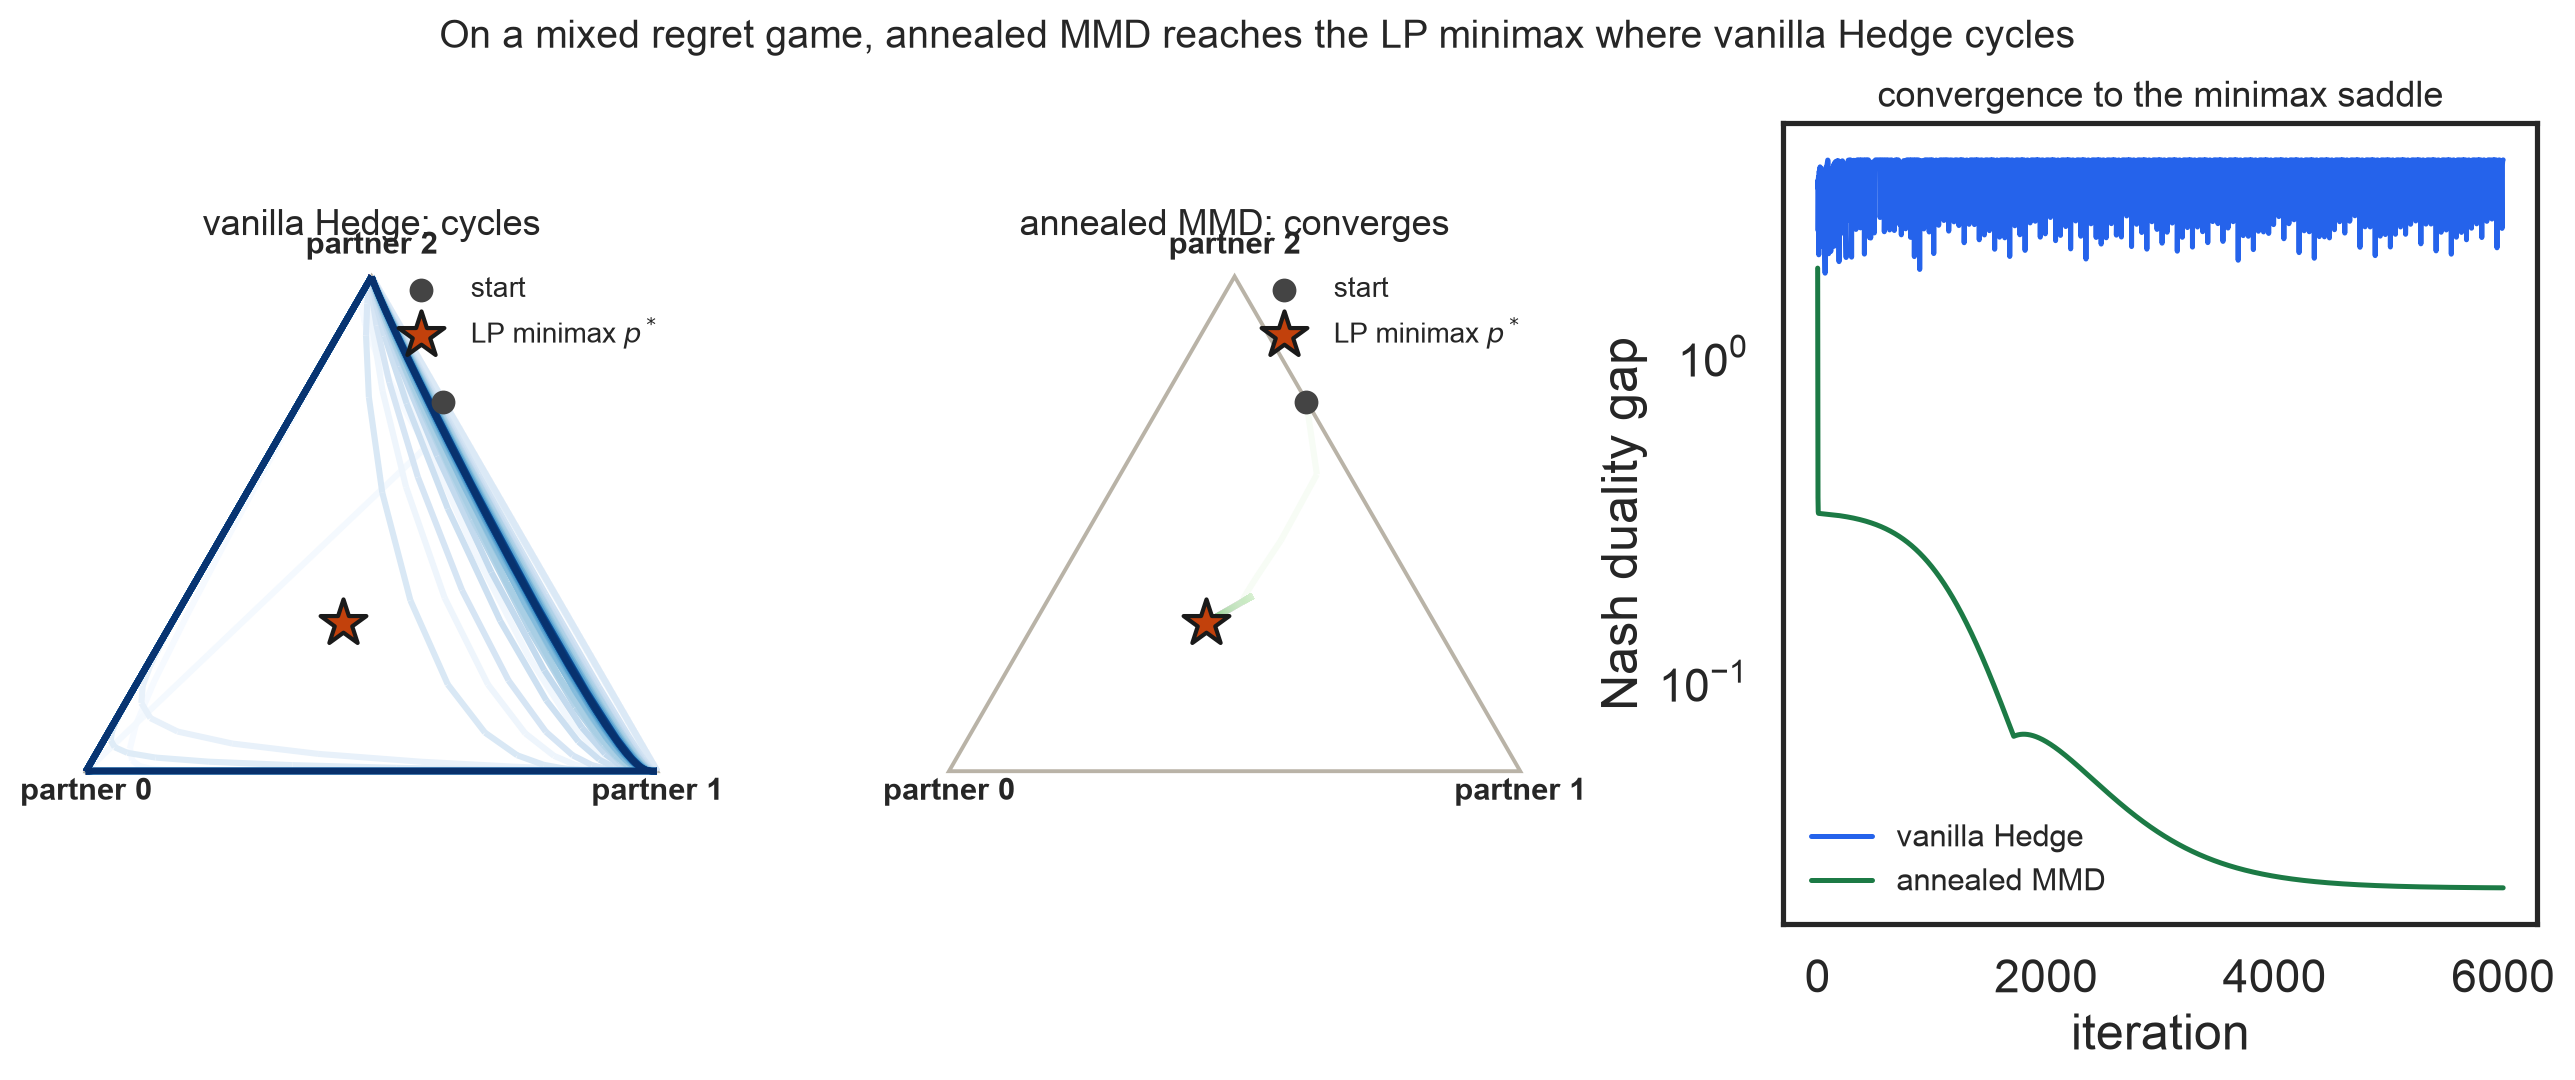

Write the Python code that produced this figure.
"""Eugene 6/11: solve the easy problem first.

Freeze the antagonist so the partner game is a 2-player zero-sum game (student
mix vs generator over partners, payoff = clipped regret), plot the learning
dynamics on the 2-simplex, and check whether they converge to the minimax point
or shoot around. Two dynamics, one MMD update (Sokota-Lanctot magnetic mirror
descent): entropy magnet toward uniform + KL to the previous step, both annealed.
  - alpha = 0            -> vanilla Hedge (cycles around the boundary forever).
  - alpha annealed to ~0 -> converges to the exact LP minimax point.

NOTE: the original ran on the real 5-partner Overcooked cross-play matrix
(topology_corrected.json), which lived on a working machine that was wiped. The
scientific point (MMD converges where Hedge cycles on a MIXED regret game) is
reproduced here on a self-contained illustrative 3-partner regret matrix; the LP
minimax below is the ground truth the annealed dynamics must reach.

  uv run --with numpy,scipy,matplotlib python mmd_simplex_toy.py
"""
from __future__ import annotations

import json
from pathlib import Path

import numpy as np

from minimax_regret import solve_minimax_regret, total_variation

OUT = Path(__file__).parent

# illustrative 3-partner regret game with a genuinely MIXED minimax saddle
# (cyclic, asymmetric magnitudes -> non-uniform p*). Rows = students, cols = partners.
# zero diagonal reads as student i being the best response to partner i
# the asymmetry is what puts the anneal under test. a uniform p* would be reached by
# MMD's uniform magnet alone with alpha pinned high
REG = np.array([
    [0.0, 4.0, 4.0],
    [3.0, 0.0, 4.0],
    [3.0, 4.0, 0.0],
])


def duality_gap(M, x, p):
    # generator's best pure reply minus the student's, so this is 0 only at a saddle
    # M comes in unnormalized here, so the number reads against game_value
    return float((M.T @ x).max() - (M @ p).min())


def mmd(M, T, eta, alpha0, alpha_min, half_life, seed=0):
    """Entropy-regularized mirror descent (magnet = uniform), temperature annealed
    alpha0 -> alpha_min. Payoff normalized so eta is scale-free."""
    # normalizing puts the payoff at or below 1 so eta means the same on any regret scale
    # the epsilon covers an all-zero regret matrix
    Mn = M / (M.max() + 1e-9)
    ns, nl = M.shape
    rng = np.random.default_rng(seed)
    # Dirichlet(1) is uniform over the simplex so the start favors neither p* nor the magnet
    x = rng.dirichlet(np.ones(ns)); p = rng.dirichlet(np.ones(nl))
    xs, ps, gaps = [x.copy()], [p.copy()], []
    for t in range(T):
        # geometric decay toward alpha_min and no further
        # alpha held at alpha_min from the start cycles instead. the anneal is what walks the
        # iterate into the basin of the regularized saddle
        alpha = alpha_min + (alpha0 - alpha_min) * 0.5 ** (t / half_life)
        # closed-form MMD step: a is the exponent on the previous iterate and c scales the payoff
        # alpha = 0 gives a = 1 and c = eta, which is Hedge
        a, c = 1.0 / (1 + eta * alpha), eta / (1 + eta * alpha)
        # x minimizes worst-case regret so it moves against the payoff. p maximizes the same matrix
        gx, gp = -(Mn @ p), (Mn.T @ x)
        # the uniform magnet adds log(1/n) to every coordinate and softmax cancels a constant
        # so it never appears in these two lines
        # clip before the log: an exact 0 is absorbing under exp weights and the vanilla run
        # would stop on a face of the simplex looking convergent
        x = _softmax(a * np.log(np.clip(x, 1e-12, None)) + c * gx)
        p = _softmax(a * np.log(np.clip(p, 1e-12, None)) + c * gp)
        xs.append(x.copy()); ps.append(p.copy()); gaps.append(duality_gap(M, x, p))
    return {"xs": np.array(xs), "ps": np.array(ps), "gaps": np.array(gaps)}


def _softmax(z):
    # the shift matters when every z is far below 0, where exp would underflow the sum to 0
    z = z - z.max(); w = np.exp(z); return w / w.sum()


# barycentric 2-simplex projection
_V = np.array([[0.0, 0.0], [1.0, 0.0], [0.5, np.sqrt(3) / 2]])
def to_xy(P): return np.asarray(P) @ _V


def main():
    # REG is already the payoff (regret) matrix, not a return matrix: pass -REG
    # with a zero ceiling so regret_matrix() rebuilds REG instead of colmax(REG)-REG.
    sol = solve_minimax_regret(-REG, external_v_star=np.zeros(3))
    p_star = sol.generator_dist
    # eta = 1 against a payoff at or below 1 moves a log-weight by at most 1 per step
    # 6000 iterations is 15 half-lives of the annealed run, so its last iterate is at alpha_min
    T, eta = 6000, 1.0
    # alpha0 = alpha_min = 0 holds a at 1 and c at eta forever, so half_life does nothing
    # both runs take seed 0, so the two panels start from one point and only the update differs
    vanilla = mmd(REG, T, eta, 0.0, 0.0, 1e9, seed=0)          # Hedge
    # 0.02 is the smallest floor on this matrix that stops the tail cycling. under it the last
    # iterate is back to Hedge, and over it the pull to uniform costs TV around 0.57 * alpha_min
    annealed = mmd(REG, T, eta, 2.0, 0.02, 400.0, seed=0)      # annealed MMD

    # the measured quantity is the last iterate. Hedge is no-regret so its time average
    # would reach p* and hide the cycling
    out = {"reg": REG.tolist(), "p_star": p_star.tolist(), "game_value": sol.game_value,
           "vanilla_final_p": vanilla["ps"][-1].tolist(), "annealed_final_p": annealed["ps"][-1].tolist(),
           "vanilla_tv": total_variation(vanilla["ps"][-1], p_star),
           "annealed_tv": total_variation(annealed["ps"][-1], p_star)}
    (OUT / "mmd_simplex_toy.json").write_text(json.dumps(out, indent=2))
    print("LP minimax p*        :", np.round(p_star, 3), "value", round(sol.game_value, 3))
    print("vanilla Hedge final p:", np.round(vanilla["ps"][-1], 3), "TV", round(out["vanilla_tv"], 3))
    print("annealed MMD  final p:", np.round(annealed["ps"][-1], 3), "TV", round(out["annealed_tv"], 3))
    make_figure(vanilla, annealed, p_star)


def make_figure(vanilla, annealed, p_star):
    import matplotlib
    matplotlib.use("Agg")
    import matplotlib.pyplot as plt
    from matplotlib.collections import LineCollection
    try:
        import seaborn as sns; sns.set_theme(style="white", context="talk")
    except Exception:
        pass
    fig = plt.figure(figsize=(16, 5.2))
    gs = fig.add_gridspec(1, 3, width_ratios=[1, 1, 1.2], wspace=0.35)

    def simplex(ax, run, title, cmap):
        tri = plt.Polygon(_V, closed=True, fill=False, ec="#b9b3a7", lw=1.4)
        ax.add_patch(tri)
        for (x, y), lab in zip(_V, ["partner 0", "partner 1", "partner 2"]):
            ax.text(x, y - 0.05 if y < 0.1 else y + 0.04, lab, ha="center", fontsize=11, fontweight="bold")
        xy = to_xy(run["ps"]); seg = np.concatenate([xy[:-1, None], xy[1:, None]], 1)
        # color runs with the iteration index so a closed orbit reads apart from an inward spiral
        ax.add_collection(LineCollection(list(seg), cmap=cmap, array=np.linspace(0, 1, len(seg)), lw=2.2))
        ax.scatter(*to_xy(run["ps"][0]), color="#444", s=50, zorder=3, label="start")
        ax.scatter(*to_xy(p_star), color="#c2410c", s=300, marker="*", ec="k", zorder=5, label="LP minimax $p^*$")
        ax.set_title(title, fontsize=13); ax.set_aspect("equal"); ax.axis("off")
        ax.legend(loc="upper right", frameon=False, fontsize=10)

    simplex(fig.add_subplot(gs[0, 0]), vanilla, "vanilla Hedge: cycles", plt.colormaps["Blues"])
    simplex(fig.add_subplot(gs[0, 1]), annealed, "annealed MMD: converges", plt.colormaps["Greens"])
    ax = fig.add_subplot(gs[0, 2])
    ax.plot(vanilla["gaps"], color="#2563eb", lw=1.8, label="vanilla Hedge")
    ax.plot(annealed["gaps"], color="#1c7a45", lw=1.8, label="annealed MMD")
    ax.set_yscale("log"); ax.set_xlabel("iteration"); ax.set_ylabel("Nash duality gap")
    ax.set_title("convergence to the minimax saddle", fontsize=13); ax.legend(frameon=False, fontsize=11)
    fig.suptitle("On a mixed regret game, annealed MMD reaches the LP minimax where vanilla Hedge cycles", fontsize=14)
    fig.tight_layout(rect=(0, 0, 1, 0.95))
    fig.savefig(OUT / "mmd_simplex_toy.png", dpi=200, bbox_inches="tight")
    plt.close(fig); print("wrote", OUT / "mmd_simplex_toy.png")


if __name__ == "__main__":
    main()
